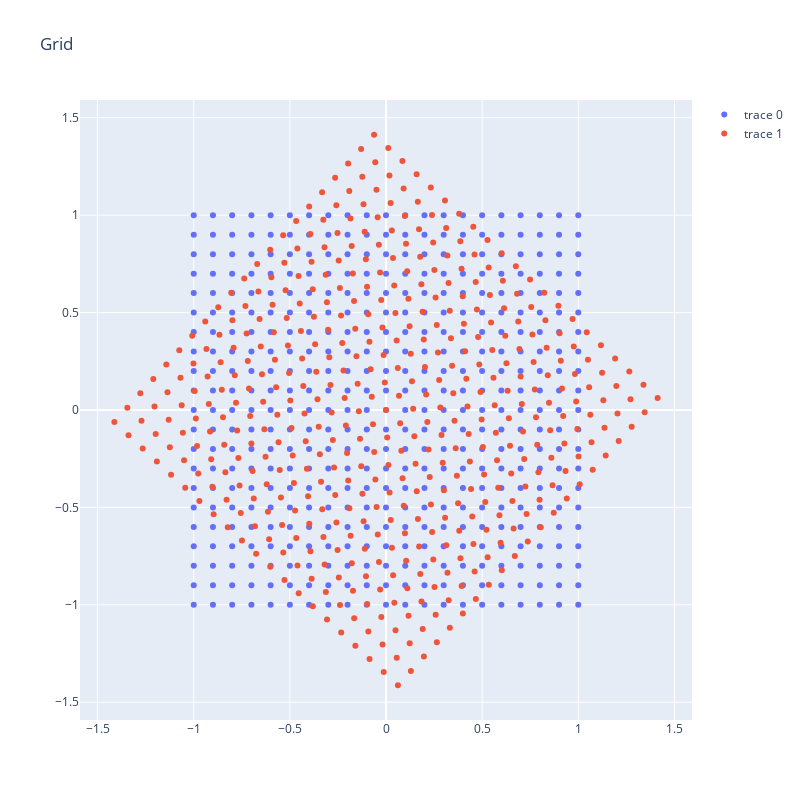

Here is the notebook cell this chart was saved with:
### Code cell
from itertools import product
import ipywidgets as widgets
from ipywidgets import interact

x = np.arange(-1, 1+1e-8, 0.1)
y = x.copy()
pts = np.array([(i, j) for i, j in product(x, y)])
A = np.array([
    [np.cos(t), -np.sin(t)],
    [np.sin(t),  np.cos(t)]
])
pts2 = pts@A.T

# https://hogni.tistory.com/84
trace1 = go.Scatter(x=pts[:, 0], y=pts[:, 1], mode='markers')
trace2 = go.Scatter(x=pts2[:, 0], y=pts2[:, 1], mode='markers')
data = [trace1, trace2]
layout = go.Layout(title="Grid", height=800, width=800)
fig = go.Figure(data=data, layout=layout)
fig.show()

### Figure 1 — Plotly figure (JSON) as saved in the notebook; plotly's stock layout.template omitted (floating-point values rounded to 4 significant figures; data arrays with more than 128 entries replaced by an {"elided": "..."} marker saying what was removed)
{"data": [{"mode": "markers", "type": "scatter", "x": {"elided": "441 float values"}, "y": {"elided": "441 float values"}}, {"mode": "markers", "type": "scatter", "x": {"elided": "441 float values"}, "y": {"elided": "441 float values"}}], "layout": {"height": 800, "title": {"text": "Grid"}, "width": 800}}
